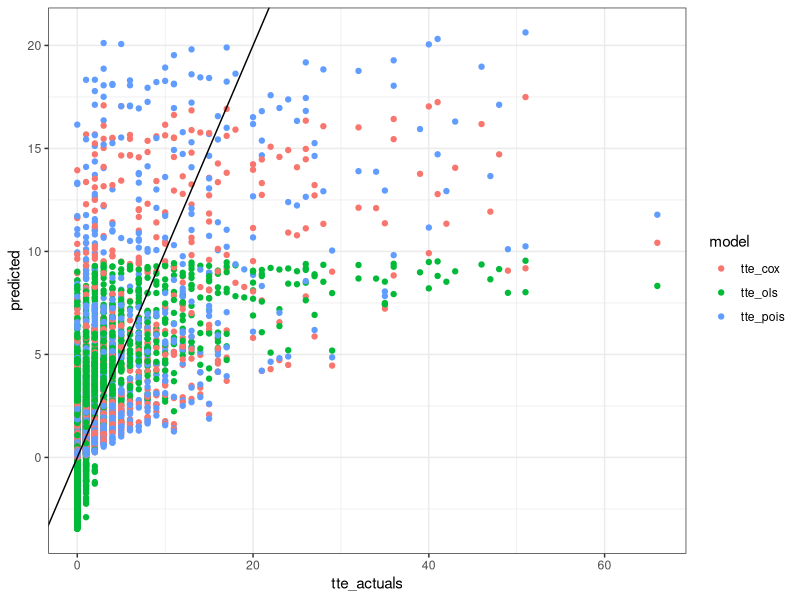

The R script that drew this image:
### Example taken from
### Moore, Dirk. Applied Survival Analysis Using R. 2016
### Example expanded to compare expected time to event
### Between Cox, OLS, and Poisson

library(survival)
library(tidyverse)
library(Metrics)

### Simulate some survival data (time to event)

set.seed(1)

nobs <- 3*3000

age <- runif(nobs, 25, 85)

loghazard <- -4.5 + 0.06*age + 
  c(rep(0, nobs/3), rep(1, nobs/3), rep(2, nobs/3)
    )

time_to_event <- round(rexp(nobs, rate=exp(loghazard)),0)

status <- rep(1, nobs) ## no censoring

df <- data.frame(time=time_to_event,
                 status=status,
                 age=age,
                 category = factor(c(rep("urban", nobs/3),
                                     rep("suburban", nobs/3),
                                     rep("rural", nobs/3)),
                                   levels=c("urban", "suburban", "rural")
                                   )
                )

rm(age, loghazard, time_to_event, status)

summary(df)

## split train-test

train <- sample(1:nrow(df), size=round(0.75*nobs))

### Cox Model

cox_mod <- coxph(Surv(time, status) ~ age + category, data=df[train,])

summary(cox_mod)


## OLS Model

lm_mod <- lm(time ~ age + category, data=df[train,])

summary(lm_mod)

## Poisson Model

pois_mod <- glm(time ~ age + category, data=df[train,], family=poisson)

summary(pois_mod)

## Predict Expected Time to Event (with test set)

cox_surv_curves <- summary(survfit(cox_mod, newdata=df[-train,]))

tte_cox <- cox_surv_curves$table[,"rmean"]
tte_ols <- predict(lm_mod, newdata=df[-train,])
tte_pois <- predict(pois_mod, newdata=df[-train,], type="response")
tte_actuals <- df[-train, "time"]

df_plot <- data.frame(tte_actuals=tte_actuals,
                      tte_cox=tte_cox,
                      tte_ols=tte_ols,
                      tte_pois=tte_pois)

df_plot_longer <- pivot_longer(df_plot, -tte_actuals, values_to="predicted",
                               names_to="model")

ggplot(df_plot_longer, aes(x=tte_actuals, y=predicted, color=model)) +
  geom_point() +
  geom_abline(intercept = 0, slope = 1) +
  theme_bw()

## Compare MSE

lapply(list(tte_cox=tte_cox, 
            tte_ols=tte_ols, 
            tte_pois=tte_pois),
       function(x) {
          Metrics::mse(actual=tte_actuals, predicted=x)
})
